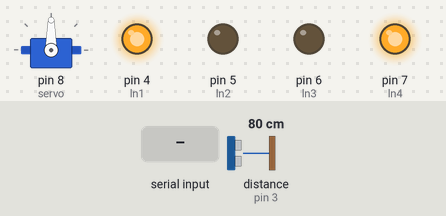
This sketch was run on a simulated Arduino Uno, built with avr-gcc and run on an emulated ATmega328P. On the bench: servo, output pins drawn as LEDs (lit = HIGH). Wiring (inferred from the names in the program): ultrasonic range finder: trigger pin 2; echo pin 3. The test bench sets the inputs (shaded band); at power-on: distance to the obstacle (sensor on pin 3) 80 cm. The echo pulse lasts 58.3 µs per cm; pins used as bus, display or sensor lines are not drawn.

Above: at 1.2 s.
1.3 s: distance to the obstacle (sensor on pin 3) set to 24 cm
2.8 s: distance to the obstacle (sensor on pin 3) set to 20 cm
At 3.6 s:
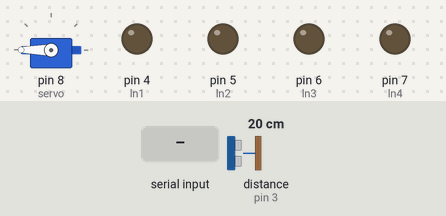
5.8 s: distance to the obstacle (sensor on pin 3) set to 35 cm
At 6.46 s:
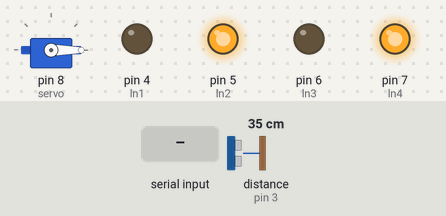
8.1 s: "L" received over the second serial link
At 8.7 s:
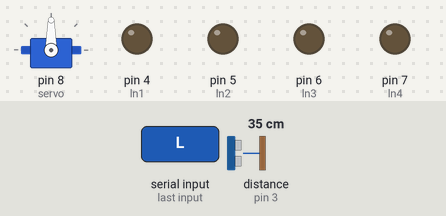
9.9 s: "R" received over the second serial link
At 10.05 s:
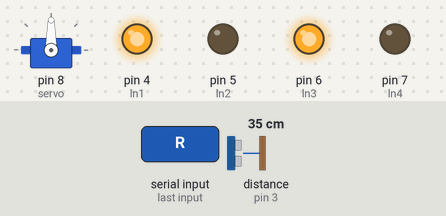
11.7 s: "B" received over the second serial link
At 12.1 s:
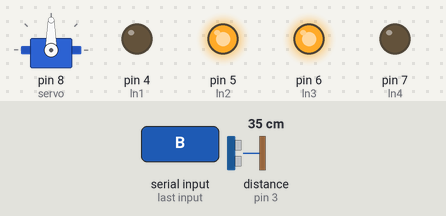
Timing chart, 0 to 14.7 s (numbered marks = the images above; inputs shaded):
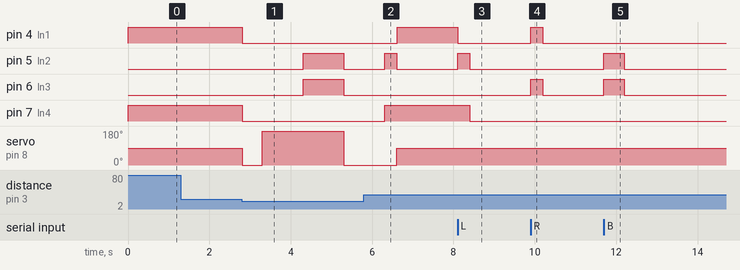

Measured:
- the behaviour switches between 22 and 21 cm on distance to the obstacle (sensor on pin 3) (found by bisection; images 0 and 1)
- after the input at 1.3 s, every drawn part: stays the same
- after the input at 2.8 s, pin 4 (ln1), pin 7 (ln4): HIGH → LOW at once; pin 5 (ln2), pin 6 (ln3): LOW → HIGH after 1.5 s, → LOW 1.0 s later; servo on pin 8 (servo): 90° → 0° at once, → 180° 0.50 s later, → 0° 2.0 s later
- after the input at 5.8 s, pin 4 (ln1): LOW → HIGH after 0.81 s; pin 5 (ln2): LOW → HIGH after 0.51 s instead of 1.5 s; pin 6 (ln3): stays LOW (without the input it goes to HIGH after 1.5 s); pin 7 (ln4): LOW → HIGH after 0.51 s; servo on pin 8 (servo): 0° → 90° after 0.81 s
- after the input at 8.1 s, pin 4 (ln1): HIGH → LOW at once; pin 5 (ln2): LOW → HIGH at once, → LOW 0.30 s later; pin 7 (ln4): HIGH → LOW after 0.30 s
- after the input at 9.9 s, pin 4 (ln1), pin 6 (ln3): LOW → HIGH at once, → LOW 0.30 s later
- after the input at 11.7 s, pin 5 (ln2), pin 6 (ln3): LOW → HIGH at once, → LOW 0.50 s later

The sketch:

main_programme.ino
```cpp
#include <Servo.h>
#include <SoftwareSerial.h>
  boolean lBlocked,rBlocked;
  //motors  pins
  const int led1 = 0;
  const int led2 = 1;
  const int ln1 = 4;
  const int ln2 = 5;
  const int ln3 = 6;
  const int ln4 = 7;

  //servo motor class
  Servo servo;

  // ultra Sensor PINS
  const int trig = 2;
  const int echo = 3;

  // calculation variables
  long lecture_echo;
  long cm;

//bluetooth variable
SoftwareSerial MyBlue(10, 11); // bluetooth TX  | bluetooth RX

//command variable for manual mode
char command;

//boolean trigger manual mode variable
boolean manual = false;

void setup(){
  pinMode(trig, OUTPUT);
  digitalWrite(trig, LOW);
  pinMode(echo, INPUT);
  servo.attach(8);
  servo.write(90);
  //motors pins
  pinMode(ln1,OUTPUT);
  pinMode(ln2,OUTPUT);
  pinMode(ln3,OUTPUT);
  pinMode(ln4,OUTPUT);
  MyBlue.begin(9600);
}

void loop(){
//manual mode code
//----------------------------------------------------------------------------------------------------------------
if (MyBlue.available()>0) {
  servo.write(90);
  manual = true;
  command = MyBlue.read();
  switch(command){
    case'L': {rotationLeft();
                break;}
        case'R': {rotationRight();
                break;}
        case'B': {backward();
                delay(500);
                Stop();
                break;}
        case'F': {forward();
                delay(500);
                Stop();
                break;}
        case'S': {Stop();
                break;}
        case'V': {manual = false;
                break;}
  }
  while(manual){
    if (MyBlue.available()>0) {
      command = MyBlue.read();
      switch(command){
        case'L': {rotationLeft();
                break;}
        case'R': {rotationRight();
                break;}
        case'B': {backward();
                delay(500);
                Stop();
                break;}
        case'F': {forward();
                delay(500);
                Stop();
                break;}
        case'S': {Stop();
                break;}
        case'V': {manual = false;
                break;}
              }
          }
      }
  }


//----------------------------------------------------------------------------------------------------------------
  // automatique pilote part
      rBlocked = true;
      lBlocked = true;
      servo.write(90);

    if(distance()>20){
      // Move the car forward
      forward();
    }else {
        // Stop the car , forward is blocked
        Stop();
        //turn detector to the left
        servo.write(0);
        delay(500);
    if(distance()>20){
        // Turn the car to the left
        rotationLeft();
        servo.write(90);
    }else {
        // Stop the car , Left is blocked
        Stop();
        //turn detector to the right
        servo.write(180);
        delay(1000);
        if(distance()>20){
          // Turn the car to the right
          rotationRight();
          servo.write(90);
        } else {
            // go backward
            backward();
            delay(1000);
            Stop();
            while(rBlocked && lBlocked){
              //turn detector to the left
               servo.write(0);
               delay(1000);
               lBlocked = distance()<=20;
               if(distance()>20){
                  // Turn the car to the left
                  rotationLeft();
                  servo.write(90);
               }else {
                  // Stop the car , Left is blocked
                  Stop();
                  //turn detector to the right
                  servo.write(180);
                  delay(1000);
                  rBlocked = distance()<=20;
                if(distance()>20){
                  // Turn the car to the right
                  rotationRight();
                  servo.write(90);
                    }else{
                        backward();
                        delay(1000);
                        Stop();
                    }
                }
            }
        }
    }
  }
}
// methods
float distance(){
    digitalWrite(trig, HIGH);
    delayMicroseconds(10);
    digitalWrite(trig, LOW);
    lecture_echo = pulseIn(echo,HIGH);
    cm = lecture_echo /58;
    return cm;
}

void forward(){
    digitalWrite(ln1,HIGH);
    digitalWrite(ln2,LOW);
    digitalWrite(ln4,HIGH);
    digitalWrite(ln3,LOW);
}

void Stop(){
    digitalWrite(ln1,LOW);
    digitalWrite(ln2,LOW);
    digitalWrite(ln3,LOW);
    digitalWrite(ln4,LOW);
    digitalWrite(led1,HIGH);
    digitalWrite(led2,HIGH);
}

void backward(){
    digitalWrite(ln2,HIGH);
    digitalWrite(ln1,LOW);
    digitalWrite(ln3,HIGH);
    digitalWrite(ln4,LOW);
    digitalWrite(led1,HIGH);
    digitalWrite(led2,HIGH);
}

void right(){
    digitalWrite(ln1,HIGH);
    digitalWrite(ln2,LOW);
    digitalWrite(ln4,LOW);
    digitalWrite(ln3,LOW);
}

void left(){
    digitalWrite(ln1,LOW);
    digitalWrite(ln2,LOW);
    digitalWrite(ln3,LOW);
    digitalWrite(ln4,HIGH);
}

void rotationLeft(){
    digitalWrite(ln1,LOW);
    digitalWrite(ln2,HIGH);
    digitalWrite(ln3,LOW);
    digitalWrite(ln4,HIGH);
    digitalWrite(led1,LOW);
    digitalWrite(led2,LOW);
    delay(300);
    Stop();
}
void rotationRight(){
    digitalWrite(ln1,HIGH);
    digitalWrite(ln2,LOW);
    digitalWrite(ln4,LOW);
    digitalWrite(ln3,HIGH);
    digitalWrite(led1,LOW);
    digitalWrite(led2,LOW);
    delay(300);
    Stop();
  }
```
